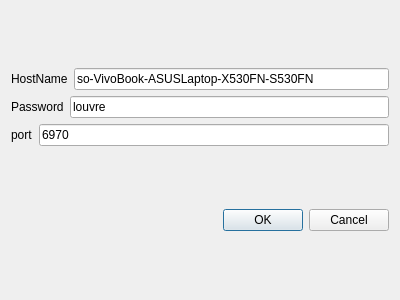
<?xml version="1.0" encoding="UTF-8"?>
<ui version="4.0">
 <class>ServerSettings</class>
 <widget class="QDialog" name="ServerSettings">
  <property name="geometry">
   <rect>
    <x>0</x>
    <y>0</y>
    <width>400</width>
    <height>300</height>
   </rect>
  </property>
  <property name="windowTitle">
   <string>Dialog</string>
  </property>
  <layout class="QVBoxLayout" name="verticalLayout_2">
   <item>
    <layout class="QVBoxLayout" name="verticalLayout">
     <item>
      <layout class="QHBoxLayout" name="horizontalLayout_2">
       <item>
        <widget class="QLabel" name="HostName">
         <property name="text">
          <string>HostName</string>
         </property>
        </widget>
       </item>
       <item>
        <widget class="QLineEdit" name="hostnameEdit">
         <property name="text">
          <string>so-VivoBook-ASUSLaptop-X530FN-S530FN</string>
         </property>
        </widget>
       </item>
      </layout>
     </item>
     <item>
      <layout class="QHBoxLayout" name="horizontalLayout_3">
       <item>
        <widget class="QLabel" name="label_3">
         <property name="text">
          <string>Password</string>
         </property>
        </widget>
       </item>
       <item>
        <widget class="QLineEdit" name="passwordEdit">
         <property name="text">
          <string>louvre</string>
         </property>
        </widget>
       </item>
      </layout>
     </item>
     <item>
      <layout class="QHBoxLayout" name="horizontalLayout">
       <item>
        <widget class="QLabel" name="label">
         <property name="text">
          <string>port</string>
         </property>
        </widget>
       </item>
       <item>
        <widget class="QLineEdit" name="portEdit">
         <property name="inputMethodHints">
          <set>Qt::InputMethodHint::ImhDialableCharactersOnly|Qt::InputMethodHint::ImhDigitsOnly|Qt::InputMethodHint::ImhFormattedNumbersOnly</set>
         </property>
         <property name="text">
          <string>6970</string>
         </property>
        </widget>
       </item>
      </layout>
     </item>
    </layout>
   </item>
   <item>
    <widget class="QDialogButtonBox" name="buttonBox">
     <property name="orientation">
      <enum>Qt::Orientation::Horizontal</enum>
     </property>
     <property name="standardButtons">
      <set>QDialogButtonBox::StandardButton::Cancel|QDialogButtonBox::StandardButton::Ok</set>
     </property>
    </widget>
   </item>
  </layout>
 </widget>
 <resources/>
 <connections>
  <connection>
   <sender>buttonBox</sender>
   <signal>accepted()</signal>
   <receiver>ServerSettings</receiver>
   <slot>accept()</slot>
   <hints>
    <hint type="sourcelabel">
     <x>248</x>
     <y>254</y>
    </hint>
    <hint type="destinationlabel">
     <x>157</x>
     <y>274</y>
    </hint>
   </hints>
  </connection>
  <connection>
   <sender>buttonBox</sender>
   <signal>rejected()</signal>
   <receiver>ServerSettings</receiver>
   <slot>reject()</slot>
   <hints>
    <hint type="sourcelabel">
     <x>316</x>
     <y>260</y>
    </hint>
    <hint type="destinationlabel">
     <x>286</x>
     <y>274</y>
    </hint>
   </hints>
  </connection>
 </connections>
</ui>
